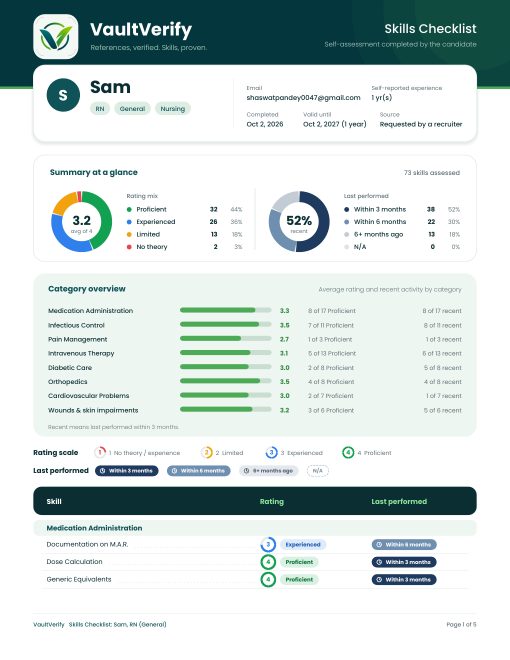
#> input picture download/pdfcheck/refhi-1.png, 1020 x 1320 px, found by its file name (shown at 1/2 size)
$ python pdfref_analyze.py
#> lines starting #> are read from the running program, lines starting #| are printed output that depends on the picture
#!/usr/bin/env python3
"""Sample colors + save crops from the reference PDF renders (120dpi, 1700x2200px)."""
from PIL import Image
import os

BASE = "/home/z/my-project/download/pdfcheck"

p1 = Image.open(f"{BASE}/refhi-1.png").convert("RGB")
#> p1 is the input picture: PIL image 1020x1320 RGB; mean R, G, B 208.2, 219.2, 217.9
p5 = Image.open(f"{BASE}/refhi-5.png").convert("RGB")
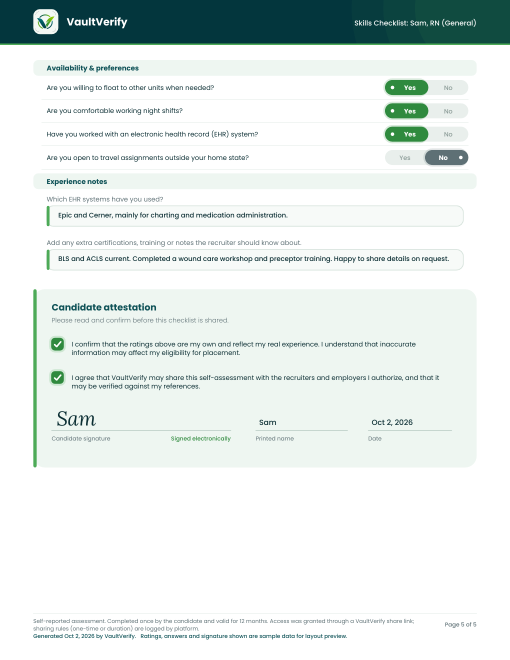
#> input picture download/pdfcheck/refhi-5.png, 1020 x 1320 px, found by its file name (shown at 1/2 size)
#> p5 is the input picture: PIL image 1020x1320 RGB; mean R, G, B 227.5, 234.9, 232.8
print("p1 size:", p1.size)
#| p1 size: (1020, 1320)

# 120dpi render of a 612x792pt page = 1020x1320 px → design coords = px coords 1:1
K = 1.0

def sample(img, dx, dy, label):
#> called with dx = 500, dy = 60, label = 'header teal band'
    x, y = int(dx * K), int(dy * K)
    r, g, b = img.getpixel((x, y))
#> r = 3; g = 54; b = 61
    print(f"{label:34s} design({dx:4},{dy:4}) px({x:4},{y:4})  #{r:02x}{g:02x}{b:02x}")
#| header teal band                   design( 500,  60) px( 500,  60)  #03363d

# page 1 samples
sample(p1, 500, 60,   "header teal band")
sample(p1, 500, 121,  "green line under header")
#| green line under header            design( 500, 121) px( 500, 121)  #03363d
sample(p1, 123, 191,  "avatar circle")
#| avatar circle                      design( 123, 191) px( 123, 191)  #cfdcdd
sample(p1, 195, 223,  "RN pill (navy)")
#| RN pill (navy)                     design( 195, 223) px( 195, 223)  #ddede3
#| General pill bg                    design( 262, 223) px( 262, 223)  #ddede3
sample(p1, 262, 223,  "General pill bg")
sample(p1, 205, 448,  "mix donut right (green)")
#| mix donut right (green)            design( 205, 448) px( 205, 448)  #12a150
sample(p1, 130, 490,  "mix donut bottom-left (blue)")
#| mix donut bottom-left (blue)       design( 130, 490) px( 130, 490)  #2f80ed
#| mix donut left (amber)             design( 105, 448) px( 105, 448)  #2f80ed
sample(p1, 105, 448,  "mix donut left (amber)")
sample(p1, 165, 392,  "mix donut top (red)")
#| mix donut top (red)                design( 165, 392) px( 165, 392)  #12a150
sample(p1, 660, 448,  "recent donut right (navy)")
#| recent donut right (navy)          design( 660, 448) px( 660, 448)  #ffffff
sample(p1, 590, 490,  "recent donut bottom-left (steel)")
#| recent donut bottom-left (steel)   design( 590, 490) px( 590, 490)  #6f8fb0
sample(p1, 565, 448,  "recent donut left (pale)")
#| recent donut left (pale)           design( 565, 448) px( 565, 448)  #ffffff
sample(p1, 500, 565,  "category card bg")
#| category card bg                   design( 500, 565) px( 500, 565)  #eef6f1
sample(p1, 450, 623,  "category bar fill")
#| category bar fill                  design( 450, 623) px( 450, 623)  #4daa57
sample(p1, 530, 623,  "category bar track")
#| category bar track                 design( 530, 623) px( 530, 623)  #c9ddd0
sample(p1, 300, 1000, "table header band")
#| table header band                  design( 300,1000) px( 300,1000)  #0b2e33
sample(p1, 500, 1057, "category band bg")
#| category band bg                   design( 500,1057) px( 500,1057)  #eef6f1
sample(p1, 535, 1111, "ring stroke top (green row?)")
#| ring stroke top (green row?)       design( 535,1111) px( 535,1111)  #12a150
sample(p1, 536, 1088, "ring stroke row1 (blue?)")
#| ring stroke row1 (blue?)           design( 536,1088) px( 536,1088)  #2f80ed
sample(p1, 605, 1088, "Experienced pill bg")
#| Experienced pill bg                design( 605,1088) px( 605,1088)  #739ace
sample(p1, 605, 1124, "Proficient pill bg")
#| Proficient pill bg                 design( 605,1124) px( 605,1124)  #0d743a
sample(p1, 800, 1088, "steel pill bg")
#| steel pill bg                      design( 800,1088) px( 800,1088)  #6f8fb0
sample(p1, 800, 1124, "navy pill bg")
#| navy pill bg                       design( 800,1124) px( 800,1124)  #1e3a5f
sample(p1, 100, 447,  "mix donut far left")
#| mix donut far left                 design( 100, 447) px( 100, 447)  #ffffff

# crops (design-space boxes)
def crop(img, box, name, page="1"):
#> called with box = (0, 0, 1020, 130), name = 'A_header', page = '1'
    x0, y0, x1, y1 = [int(v * K) for v in box]
    img.crop((x0, y0, x1, y1)).save(f"{BASE}/crops/{name}.png")
    print("saved crop", name, (x0, y0, x1, y1))

crop(p1, (0, 0, 1020, 130), "A_header")
crop(p1, (50, 125, 970, 295), "B_card")
crop(p1, (50, 300, 970, 530), "C_summary")
#> call 3 of crop, with box = (50, 300, 970, 530), name = 'C_summary', page = '1'
#> in crop (call 3), `img.crop((x0, y0, x1, y1)).save(f"{BASE}/crops/{name}.png")`:
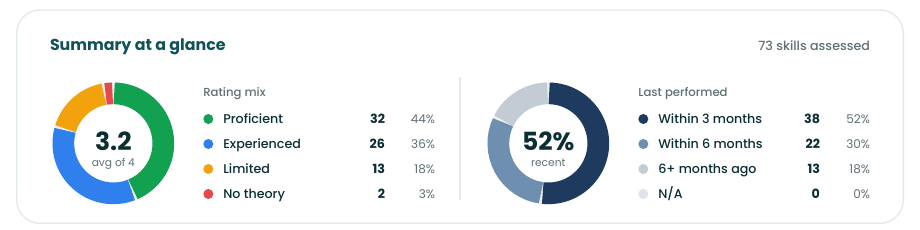
#> saved as C_summary.png: PIL image 920x230 RGB; mean R, G, B 237.2, 241.5, 241.8
crop(p1, (50, 535, 970, 880), "D_catoverview")
#> call 4 of crop, with box = (50, 535, 970, 880), name = 'D_catoverview', page = '1'
#> in crop (call 4), `img.crop((x0, y0, x1, y1)).save(f"{BASE}/crops/{name}.png")`:
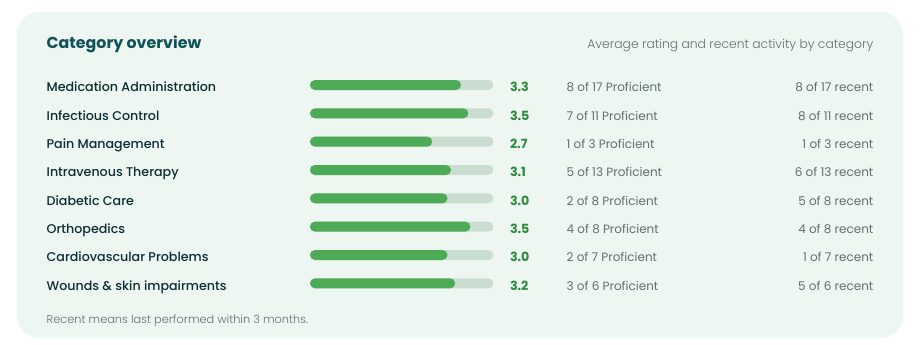
#> saved as D_catoverview.png: PIL image 920x345 RGB; mean R, G, B 228.1, 239.3, 232
crop(p1, (50, 880, 970, 1200), "E_legends_rows")
#> in crop (call 5), `img.crop((x0, y0, x1, y1)).save(f"{BASE}/crops/{name}.png")`:
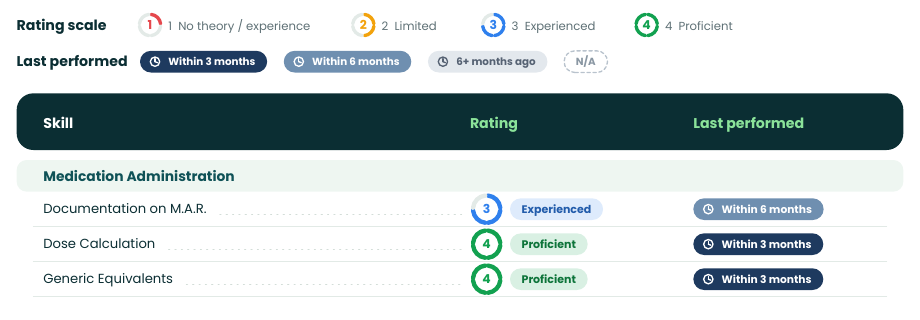
#> saved as E_legends_rows.png: PIL image 920x320 RGB; mean R, G, B 198.7, 208.4, 209.9
crop(p1, (0, 1220, 1020, 1320), "F_footer1")
#> in crop (call 6), `img.crop((x0, y0, x1, y1)).save(f"{BASE}/crops/{name}.png")`:
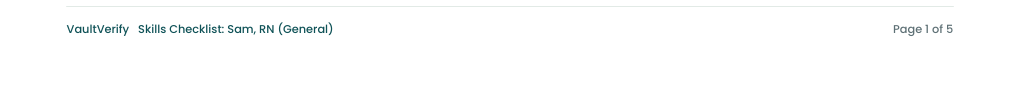
#> saved as F_footer1.png: PIL image 1020x100 RGB; mean R, G, B 252.8, 253.3, 253.3
crop(p5, (0, 0, 1020, 700), "G_page5_top", "5")
#> in crop (call 7), `img.crop((x0, y0, x1, y1)).save(f"{BASE}/crops/{name}.png")`:
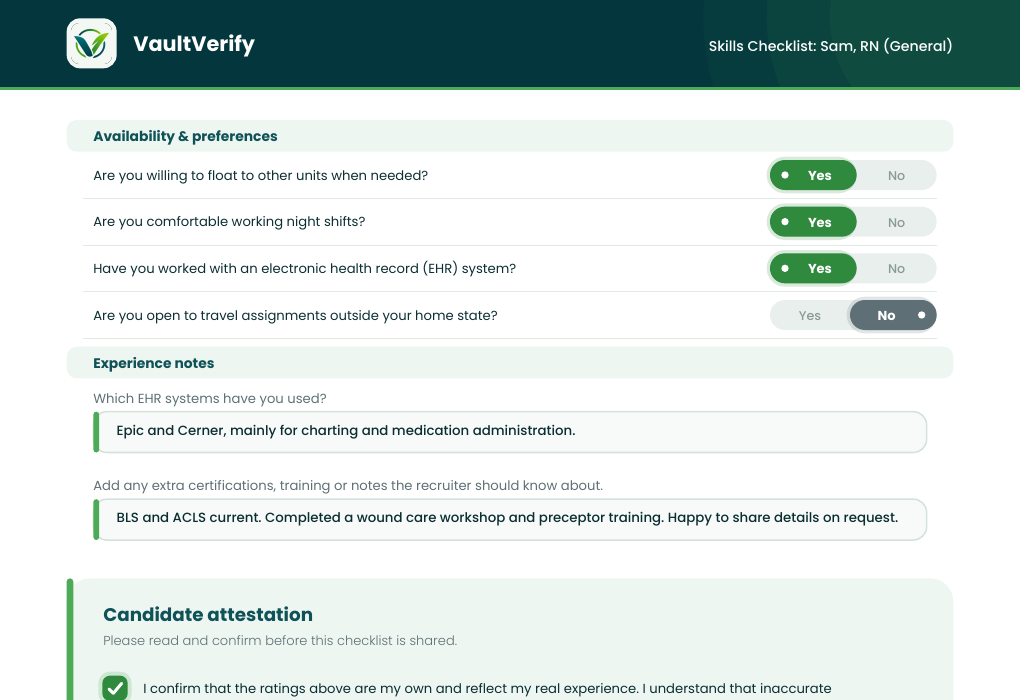
#> saved as G_page5_top.png: PIL image 1020x700 RGB; mean R, G, B 211.5, 222.4, 220.1
crop(p5, (0, 700, 1020, 1320), "H_page5_bottom", "5")
#> in crop (call 8), `img.crop((x0, y0, x1, y1)).save(f"{BASE}/crops/{name}.png")`:
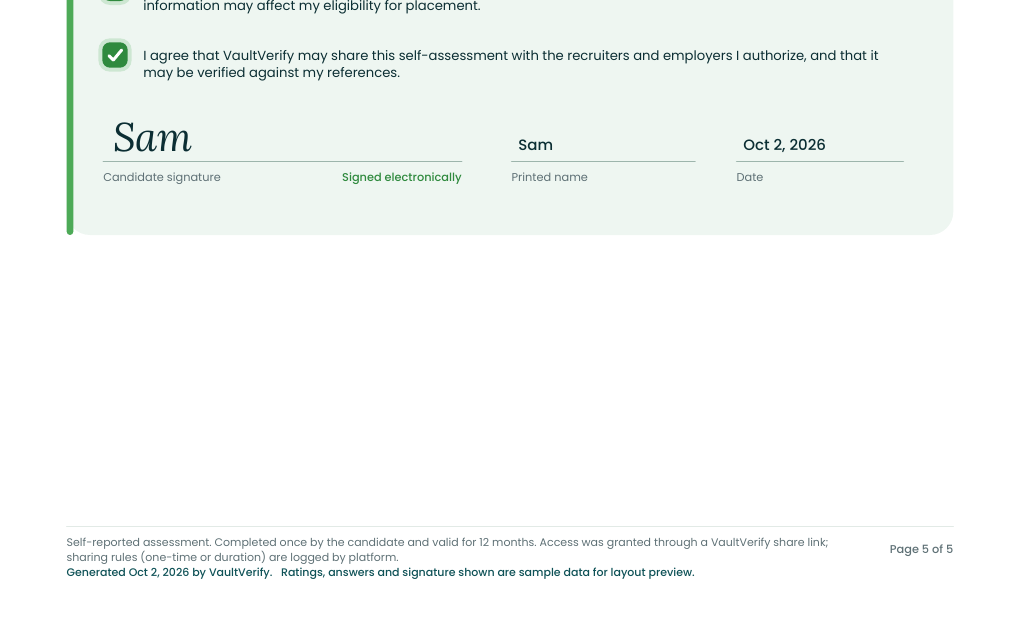
#> saved as H_page5_bottom.png: PIL image 1020x620 RGB; mean R, G, B 245.5, 249, 247.1
print("done")
